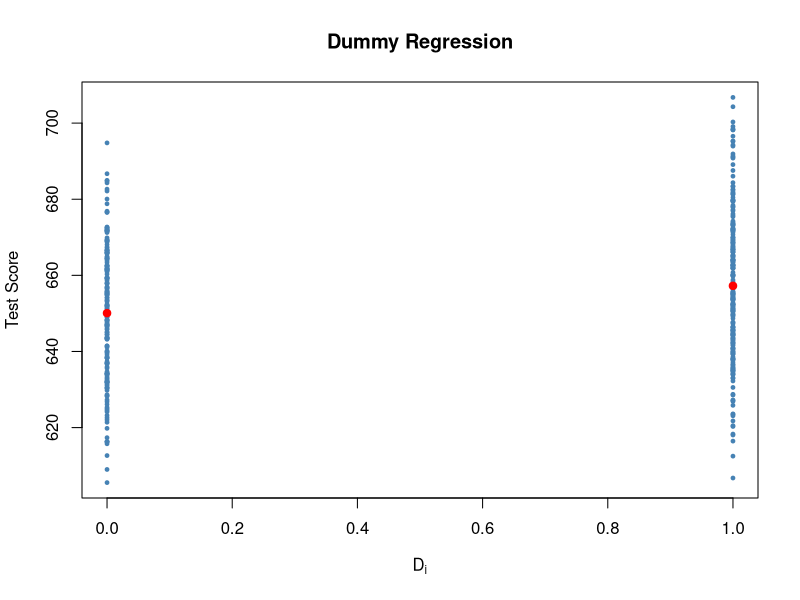

Reproduce this figure in R.
#ТЕМА 4

#ПРИМЕР
# load the AER package
library(AER)
# load the the data set in the workspace
data(CASchools)
# compute STR and append it to CASchools
CASchools$STR <- CASchools$students/CASchools$teachers 

# compute TestScore and append it to CASchools
CASchools$score <- (CASchools$read + CASchools$math)/2

# estimate the model and assign the result to linear_model
linear_model <- lm(score ~ STR, data = CASchools)

# print the standard output of the estimated lm object to the console 
linear_model
mod_summary <- summary(linear_model)
mod_summary

#Посчитаем вручную:
# determine residual degrees of freedom
linear_model$df.residual
#> [1] 418
2 * pt(-4.751327, df = 418)
#> [1] 2.78331e-06
2 * pnorm(-4.751327)
#> [1] 2.02086e-06

#________________________________
#TestScorei=β0+β1Di+ui

confint(linear_model)
#Intercept = для B0
#STR = для B1

# Create the dummy variable as defined above
CASchools$D <- CASchools$STR < 20

# Compute the average score when D=1 (low  STR)
mean.score.for.D.1 <- mean(CASchools$score[CASchools$D == TRUE])

# Compute the average score when D=0 (high STR)
mean.score.for.D.0 <- mean(CASchools$score[CASchools$D == FALSE])

#1. Что является базовой категорией
# По сравнению с базовой категорией (школой, где приходится 20 учеников и более) 
#в школе, где приходится 20 учеников и менее, результаты тестов в среднем на 7.169 меньше.



plot( CASchools$score ~ CASchools$D,        # provide the data to be plotted
      pch = 19,                             # use filled circles as plot symbols
      cex = 0.5,                            # set size of plot symbols to 0.5
      col = "Steelblue",                    # set the symbols' color to "Steelblue"
      xlab = expression(D[i]),              # Set title and axis names
      ylab = "Test Score",
      main = "Dummy Regression")

# Add the average for each group
points( y = mean.score.for.D.0, x = 0,   col="red", pch = 19)
points( y = mean.score.for.D.1, x = 1,   col="red", pch = 19)


#оценим модель
# estimate the dummy regression model
dummy_model <- lm(score ~ D, data = CASchools)
summary(dummy_model)

# confidence intervals for coefficients in the dummy regression model
confint(dummy_model)
